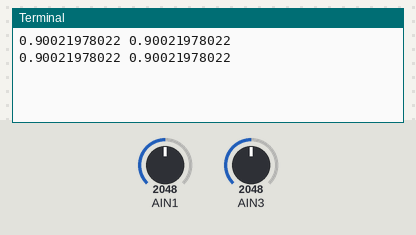
A program run on a simulated BeagleBone Black. Parts: the last lines printed to the terminal. Inputs (shaded band) come from the test bench; at power-on: AIN1 = 2048, AIN3 = 2048 (analog values on the 0–4095 scale).

Above: at 1.2 s.
1.3 s: AIN1 set to 2866
At 2.6 s:
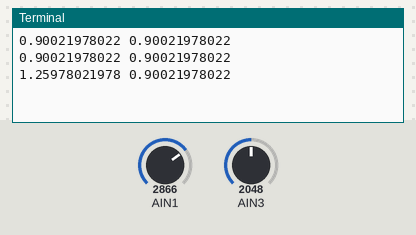
2.8 s: AIN3 set to 2866
At 3.8 s:
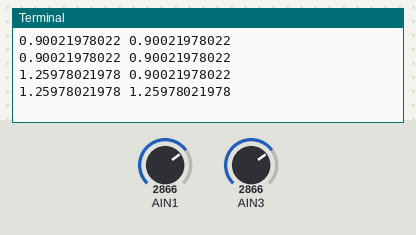
4.3 s: AIN1 set to 3603
At 5.5 s:
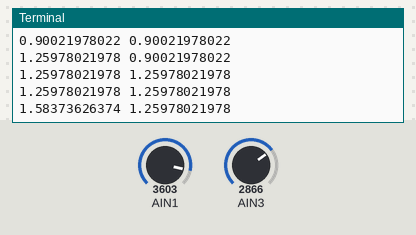
5.8 s: AIN3 set to 3603
At 6.8 s:
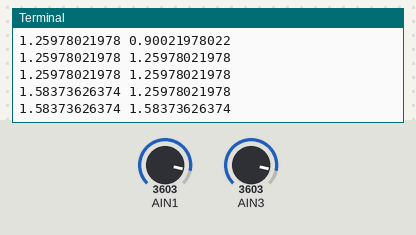
Timing chart, 0 to 8.3 s (numbered marks = the images above; inputs shaded):
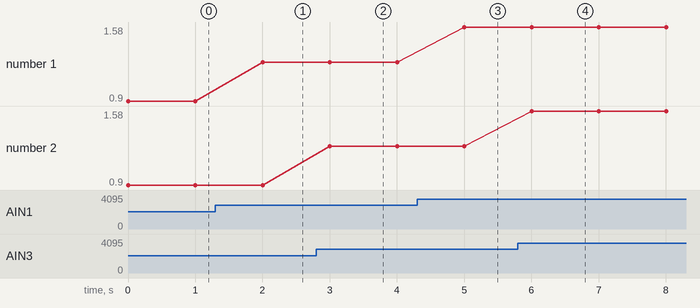

The program:

analog_joystick.py
```python
# (licence header left out)
import Adafruit_BBIO.ADC as ADC
import time

ADC.setup()

try:
    while True:
        x = ADC.read("P9_40")
        y = ADC.read("P9_38")
        vx = x * 1.8 #1.8V
        vy = y * 1.8 #1.8V

        print vx, vy
        time.sleep(1)

except KeyboardInterrupt:
    print "Exception: KeyboardInterrupt"

finally:
    pass
```

Measured:
- after the input at 1.3 s, the terminal: prints a new line after 0.70 s (image 1)
- after the input at 2.8 s, the terminal: prints a new line after 0.20 s (image 2)
- after the input at 4.3 s, the terminal: prints a new line after 0.70 s (image 3)
- after the input at 5.8 s, the terminal: prints a new line after 0.21 s (image 4)
- plotted number 1: 0.9 → 1.26 after the input at 1.3 s, 1.26 → 1.58 after the input at 4.3 s
